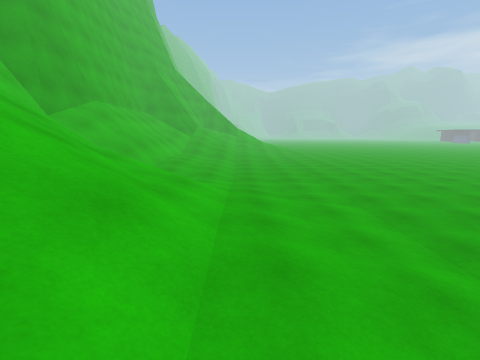
[1] (above)

17 first-person views from a walk through a 3-D level made in the Unity game engine. The camera is 1.5 m above the floor, tilts 10° down and sees 85° across. The floor is counted in squares, 1 m on a side. Each view is taken from the middle of a square. On the plan, view 1 faces up. The plan holds only what a view shows up to about 14 squares ahead; the rest is blank. The place goes on beyond the plan. The player character is not drawn.

[2]
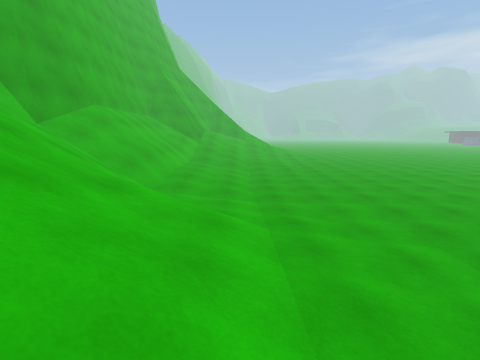

[3]
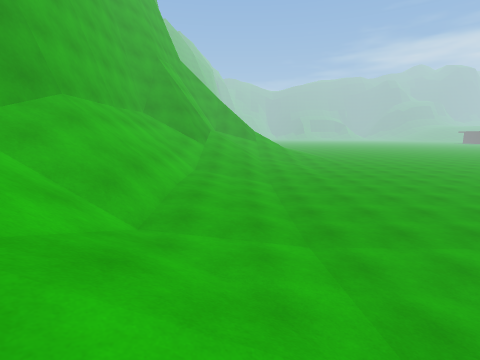

[4]
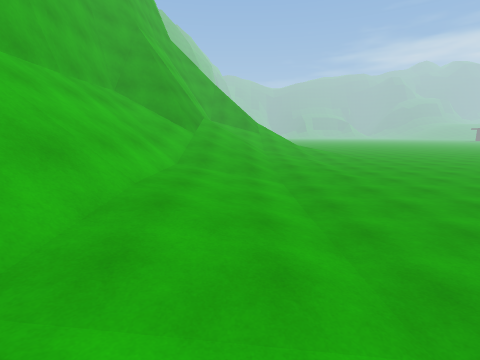

[5]
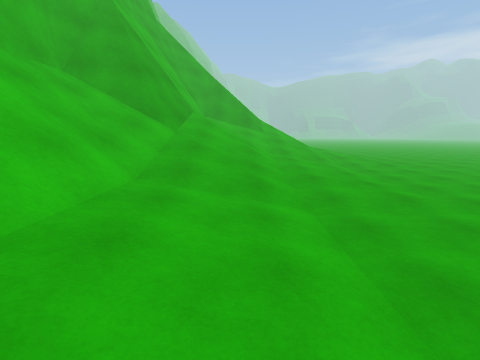

[6]
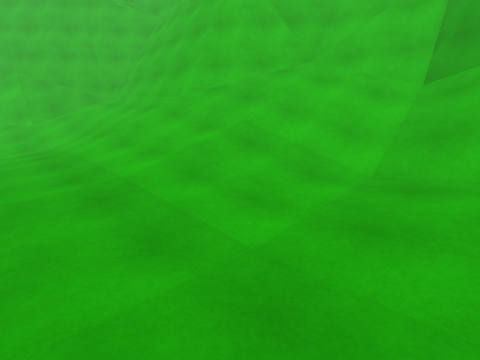

[7]
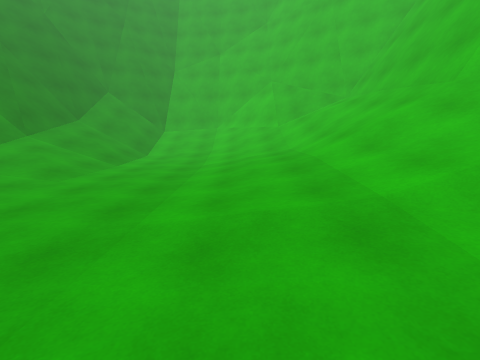

[8]
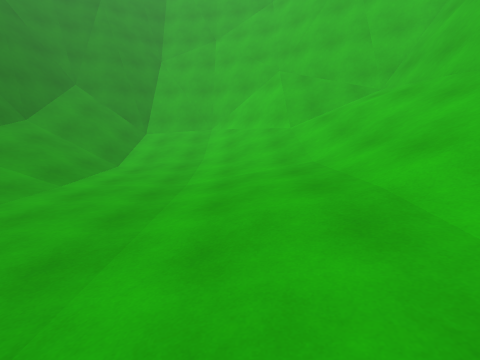

[9]
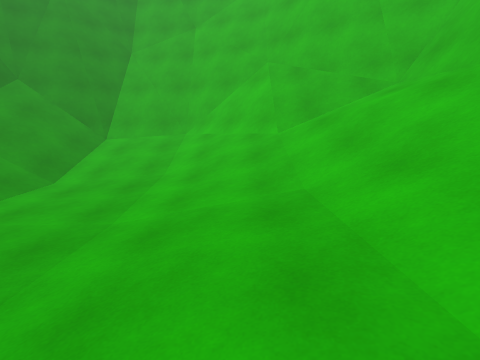

[10]
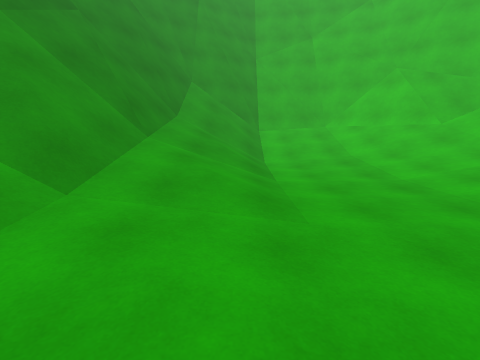

[11]
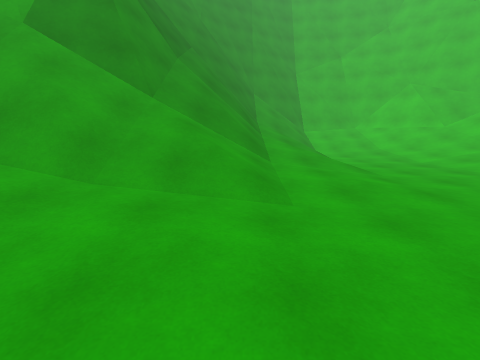

[12]
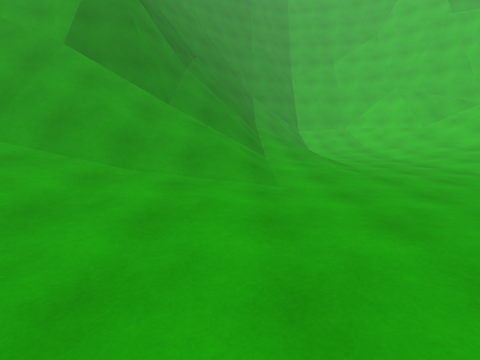

[13]
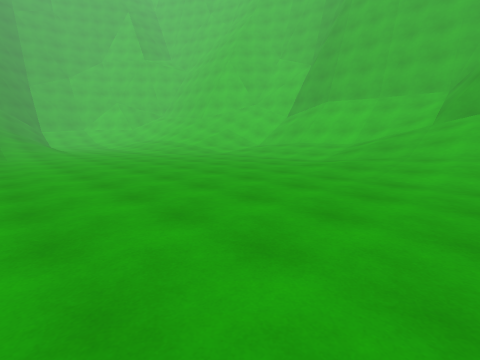

[14]
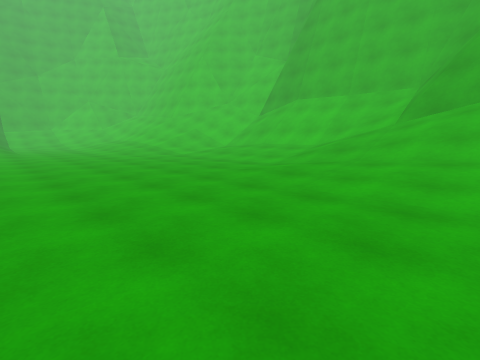

[15]
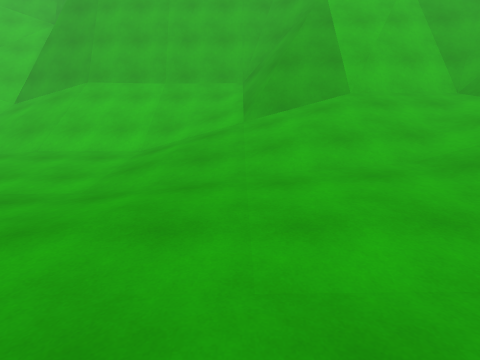

[16]
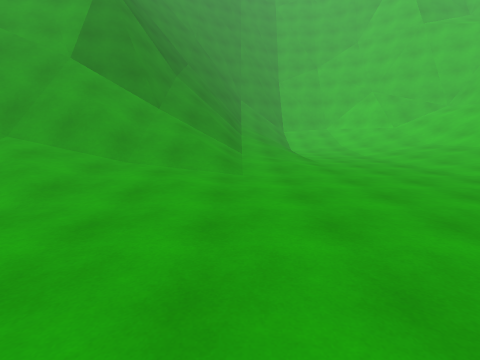

[17]
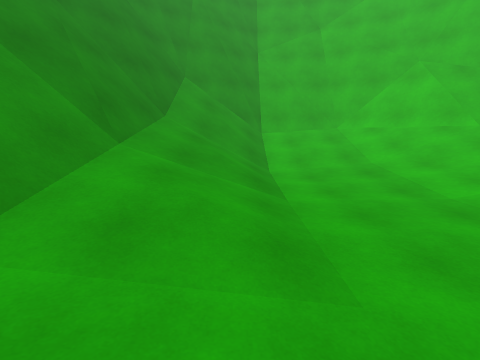

### Floor plan
Key: @ floor where view 1 was taken; # wall or solid block; . main floor; : floor 0.25 m higher than the main floor; + floor 0.5 m higher than the main floor; * floor 0.75 m higher than the main floor; / step, stairs or slope; = window, fence, low wall or low ledge; v drop or lower ground.
Columns run from 9 left of view 1 to 17 right of it. Each row starts with its distance up from view 1.
 28     #////*+::.......
 27     #////*+::........ .
 26    ##////++::.........
 25   ###////+:::..........
 24 ####=////+:::..........
 23 #////////::::..........
 22 #////////::::..........
 21 #////////::::..........
 20 #////*+::..............
 19 #////*+::..............
 18 #////*+::..............
 17 #////*+::..............
 16 #////*+::..............
 15 #////*+::...............
 14 #////++::................
 13 #////+:::.................
 12 #////+:::..................
 11 #/////+:::............::::/
 10 #//////+:::...........::::/
  9 #///////+:::..........::::/
  8 #////////+::..........::://
  7 ##///////+:::.....::://////
  6  ##//////+:::.....::://////
  5   ##/////*+::.....::://////
  4    ##////*+::.....::://////
  3     #////*+::.....///////=#
  2     #////*+::.....///////=#
  1     #////*+::.....///////=#
  0     #////@+::.....///////=#
 -1     #/////*+::...////=///=#
 -2     #//////+::::.////=#//=#
 -3     #///////+::::////=#v/=#
 -4     #////////+:::////=#vv=
 -5     ##///=///////////=# v#
 -6     ###//v=//////////=####
 -7      ###/v#=/////////=####
 -8       ###vv#=////////=#
 -9         ###############

Where each view was taken, in squares from view 1:
view 1: 0 up, 0 right, facing up
view 2: 2 up, 1 left, facing up
view 3: 6 up, 2 left, facing up
view 4: 10 up, 2 left, facing up
view 5: 14 up, 2 left, facing up
view 6: 14 up, 2 right, facing down-left
view 7: 12 up, 2 right, facing down
view 8: 8 up, 2 right, facing down
view 9: 5 up, 1 right, facing down
view 10: 8 up, 9 right, facing down
view 11: 13 up, 13 right, facing down
view 12: 15 up, 13 right, facing down
view 13: 27 up, 13 right, facing down-left
view 14: 28 up, 10 right, facing down-left
view 15: 24 up, 6 right, facing left
view 16: 17 up, 12 right, facing down
view 17: 6 up, 9 right, facing down
